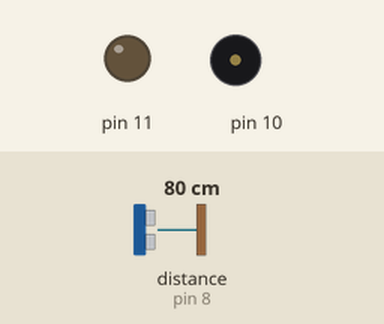
Bench run of a sketch on a simulated Arduino Uno, built with avr-gcc and run on an emulated ATmega328P. On the bench: output pins drawn as LEDs (lit = HIGH), buzzer (waves = sounding). Wiring (inferred from the names in the program): ultrasonic range finder: trigger pin 9; echo pin 8. The inputs (shaded band) are chosen by the test bench; at power-on: distance to the obstacle (sensor on pin 8) 80 cm. The echo pulse lasts 58.3 µs per cm; pins used as bus, display or sensor lines are not drawn; what the sketch prints to the serial monitor is not drawn.

Above: at 0.5 s.
At 2.5 s:
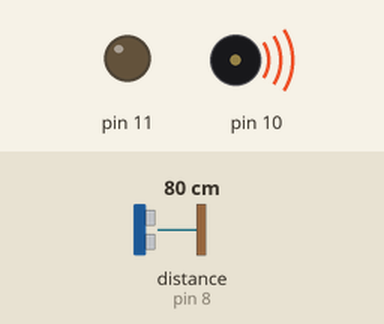
Timing chart, 0 to 5.2 s (numbered marks = the images above):
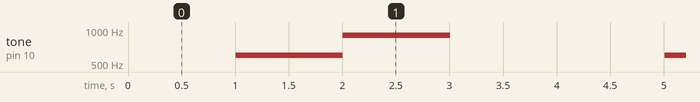

The sketch:

length_sound.ino
```cpp
void setup() {
   pinMode(11, OUTPUT); // объявляем пин 10 как выход
   Serial.begin (9600); // подключаем монитор порта
  pinMode(9, OUTPUT); // назначаем trigPin, как выход
  pinMode(8, INPUT); // назначаем echoPin, как вход
}
void loop() {
  int duration, cm; // назначаем переменную "cm" и "duration" для показаний датчика
  digitalWrite(9, LOW); // изначально датчик не посылает сигнал
  delayMicroseconds(2); // ставим задержку в 2 ммикросекунд

  digitalWrite(9, HIGH); // посылаем сигнал
  delayMicroseconds(10); // ставим задержку в 10 микросекунд
  digitalWrite(9, LOW); // выключаем сигнал
  duration = pulseIn(8, HIGH); // включаем прием сигнала
  cm = duration / 58; // вычисляем расстояние в сантиметрах

  Serial.print(cm); // выводим расстояние в сантиметрах
  Serial.println("cm");

  delay(1000); // ставим паузу в 1 секунду

  if (cm = 3 ){
    tone (10, 600); // включаем на пьезодинамик 600 Гц
    delay(1000); // ждем 1 секунду
    tone(10, 900); // включаем на пьезодинамик 900 Гц
    delay(1000); // ждем 1 секунду
    noTone(10); // отключаем пьезодинамик на пин 11
    delay(1000); // ждем 1 секунду
  }
}
```

Measured:
- by itself, tone on pin 10: repeats every 4.0 s: 900 Hz 1.0 s, silent 2.0 s, 600 Hz 1.0 s
